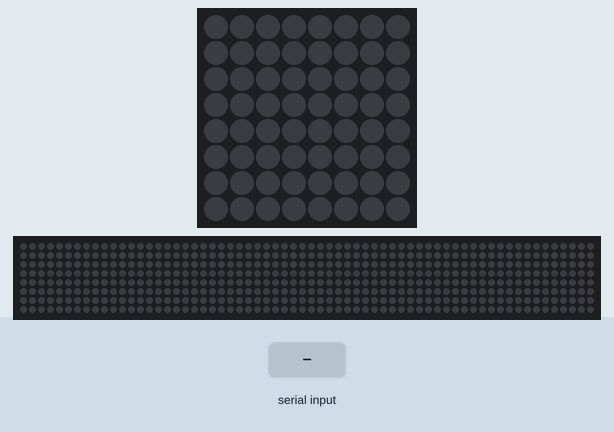
The program below on a simulated Raspberry Pi (BCM pin numbers) with a Sense HAT. Parts: the Sense HAT's 8×8 RGB LED matrix, a strip that is not on the board, showing the scrolling text unrolled. The inputs (shaded band) are chosen by the test bench. Random numbers come from a fixed seed; the 64×8 strip is a reading aid, not a part: it shows the text the matrix is scrolling, unrolled, one strip-width of it at a time; speech is not drawn; the words are listed on the console; what the program prints to the terminal is not drawn.

Above: at 1.2 s.
1.3 s: "girl" typed at the terminal, then Enter
2.8 s: "boy" typed at the terminal, then Enter
At 3.31 s:
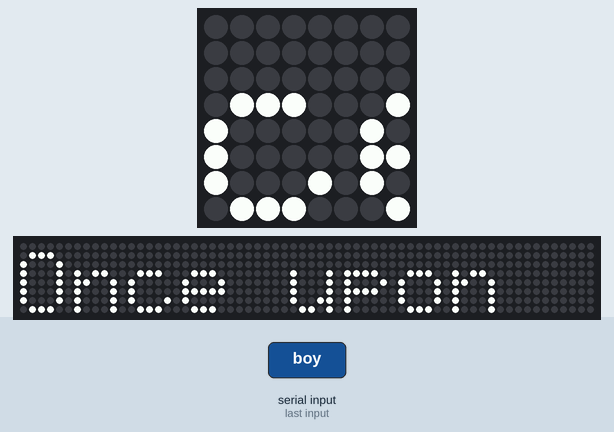
At 7.42 s:
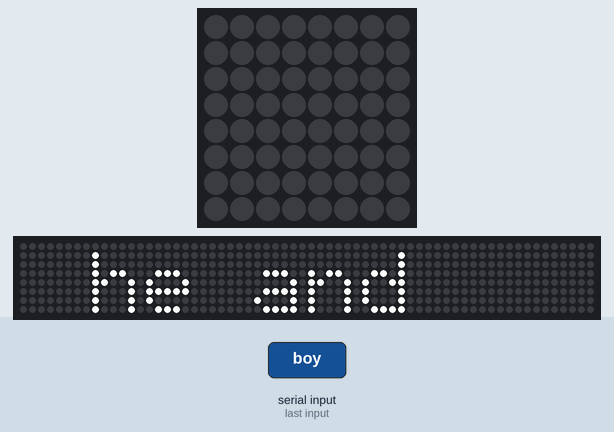

Measured:
- after the input at 1.3 s, every drawn part: stays the same

The program:

storytime.py
```python
import random
import os

while True:
    name = input('What is your name? ')
    print("Hello " + name)
    gender = input('What is your gender?' )
    print("Gender: " + name)
    if gender == "girl":
        pronoun = "she"
    elif gender == "boy":
        pronoun = "he"
    else:
        pronoun = "it"

    names = ["Ben", "Dave", "Liz", "Alex", "Rachel", "Chloe", "Ethan"]
    roles = ["knight", "pricess", "prince", "frog", "wizard", "fairy"]
    places = ["forest", "castle", "creek", "ballroom", "ocean"]
    actions = ["jumping", "wave of wand", "running", "walking", "swimming", "talking"]


    actor_name = random.choice(names)
    actor_role = random.choice(roles)
    quest = random.choice(actions)
    magic_place = random.choice(places)

    story = "Once upon a time, there was a " + actor_role +" called " + name + ".  " + pronoun + " and some friends found in the magic land of " + magic_place  + ". This land was ruled by " + actor_name + " the " + actor_role + ".  All of the sudden a mysterious voice spoke to them from high in the sky and said you must " + quest + " " + actor_name + " the " + actor_role + " to lift the curse of not being able to use technology... "

    print(story)

    os.system('flite -t "' + story + '"&')

    from sense_hat import SenseHat
    sense = SenseHat()
    sense.show_message(story, 0.015)
```
